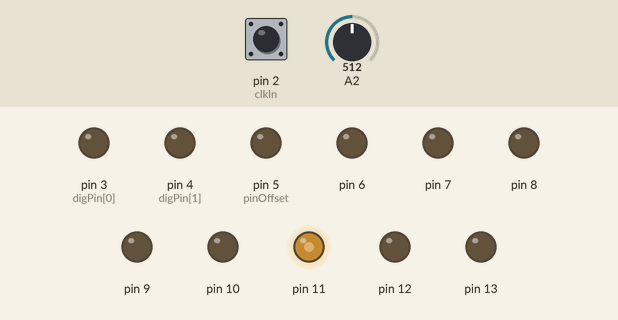
This sketch was run on a simulated Arduino Nano, built with avr-gcc and run on an emulated ATmega328P. Shown: output pins drawn as LEDs (lit = HIGH). The test bench sets the inputs (shaded band); at power-on: A2 = 512, pin 2 (clkIn) HIGH.

Above: at 1.2 s.
1.3 s: A2 set to 716
At 2.0 s:
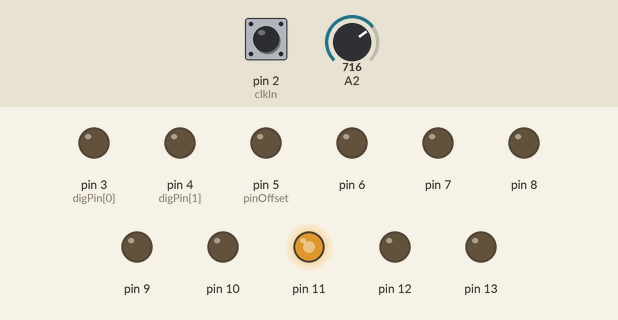
2.8 s: A2 set to 900
At 3.1 s:
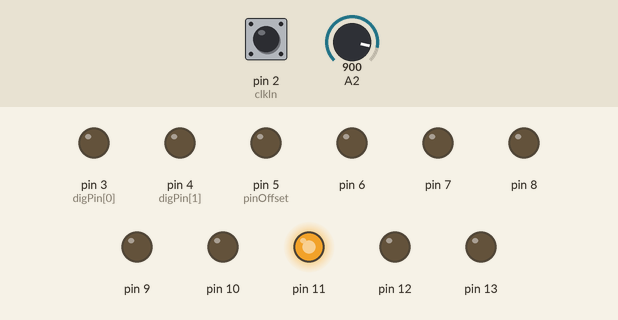
4.3 s: A2 set to 246
At 5.5 s:
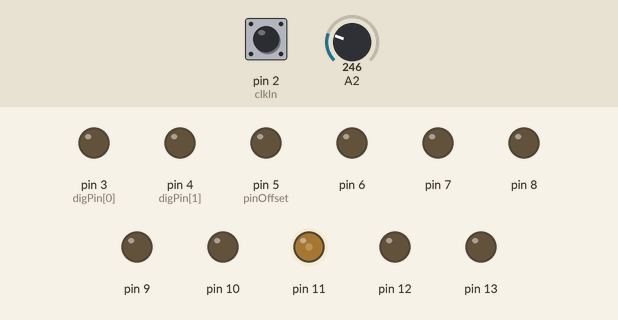
5.8 s: A2 set to 0
At 6.6 s:
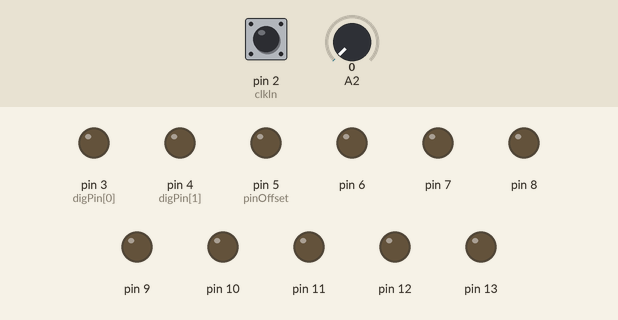
Timing chart, 0 to 8.3 s (numbered marks = the images above; inputs shaded):
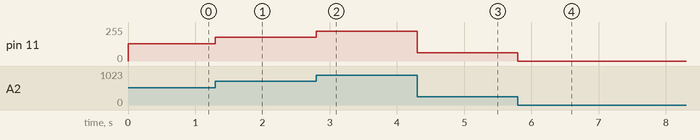

Measured:
- after the input at 1.3 s, pin 11: 128/255 → 179/255 at once
- after the input at 2.8 s, pin 11: 179/255 → 225/255 at once
- after the input at 4.3 s, pin 11: 225/255 → 61/255 at once
- after the input at 5.8 s, pin 11: 61/255 → 0/255 at once

The sketch:

Ardcore_expander_tutorial.ino
```cpp
 /*  ============================================================
  *
  *  Program: ASCTard011 - Expander Tutorial
  *
  *  Description:
  *               Quick tutorial/demos for the snazzyFX ardcore expander.
  *               This makes no sound and does nothing useful but should help explain it a bit
  *               It is STRONGLY recommended to put the outputs into a scope/o'tool so you can see whats going on
  *
  *
  *
  *  Last Update: 19/11/13
  *
  */

  /* ARDCORE SETUP */

//  constants related to the Arduino Nano pin use
const int clkIn = 2;           // the digital (clock) input
const int digPin[2] = {3, 4};  // the digital output pins
const int pinOffset = 5;       // the first DAC pin (from 5-12)
int trigTime = 500;       // 25 ms trigger timing
byte in;
//  variables for interrupt handling of the clock input
volatile int clkState = LOW;

//  variables used to control the current DIO output states
int writeState = LOW;        // start with both set low
unsigned long writeMilli = 0;  // a place to store millis()

int tempval = 0;               // the input value
int oldin[4] = {0,0,0,0}; //to dejitter we need to hold our old input values in an array, values correspond to A2,A3,A4,A5

//IMPORTANT - THESE ARE REQUIRED IF YOU USE THE TIMER2 FUNCTION TO SEND DC TO PIN11
#define cbi(sfr, bit) (_SFR_BYTE(sfr) &= ~_BV(bit))
#define sbi(sfr, bit) (_SFR_BYTE(sfr) |= _BV(bit))

void setup(){

  /* Debug */
 // Serial.begin(9600);

  /*Ardcore Setup */
  // set up the digital (clock) input
  pinMode(clkIn, INPUT);
  pinMode(13, OUTPUT);

    // set up the digital outputs
  for (int i=0; i<2; i++) {
    pinMode(digPin[i], OUTPUT);
    digitalWrite(digPin[i], LOW);
  }


  attachInterrupt(0, isr, CHANGE);


  // set up the 8-bit DAC output pins
  for (int i=0; i<8; i++) {
    pinMode(pinOffset+i, OUTPUT);
    digitalWrite(pinOffset+i, LOW);
  }

  //this is a new routine that you will need to successfully analog write DC to pin11 of the ardcore expander.
  // If you analog write without the prescaling etc.... you'll still get a pulse train but the RC filter is optimized for audio
  //Massive credit to Dan Snazelle for this function!!!!
  Setup_timer2();


}

/*
* Uncomment the lines that correspond to the feature you want to test
*
*/
void loop(){
  /*
  * New analog ins return different values as they accept bipolar inputs.
  * No input returns 522
  * -5v returns 0
  * 5v returns 1023
  *
  * On these inputs the knob attenuate only they DO NOT provide a fixed voltage as per ins a0-a3,
  * thus a4 a5 input will be 522 constantly with no external in
  */
 // newanalogins();


  /*
  * Bits Light Show shows the new trigger/gate outs
  * A0 controls delay between values, start with this about 9 o'clock
  * This outputs a ramp on the dac and lights up the corresponding bits out on the expander
  * This should hopefully tell you that if you use the dac out you cant use the bits out as seperate digital outs
  * So if lots of gate/trigs are needed and also a cv its good to output what would go to the dac on pin 11 (or bitbang pin 13)
  * and then you can uses bits 0-5 and 7 (arduino outs 5-10 and 12) as extra digital outs.
  * You CANNOT use bit6 (arduino out 11) as a digital out as this is the SAME output as pin 11!!!!
  */
  //bitslightshow();


  /*
  * Incerement outs addresses each of the bits of the dac with a port manipulation to set them high directly, as opposed to the above
  * which takes its output from writing an analog value.
  * Using this method we can call each of the outputs individually
  * if you dont want to use port manipulation you could equally do digitalWrite(0-13, HIGH/LOW);
  */
 // incrementouts();

  /*
  * PIN11 OUT
  * Pin11 is an analog out so you can use analogwrite(11, x) to write to it
  * This test takes the value of A2 and echoes it to pin11 out
  * check out the difference between taking this output from 11 and bit6! (10v p-p on 6, 5 on 11)
  */
  pineleven();

  /*
  * Bitbang13
  * This shows you how to bitbang a port out to provide a cv, IMPORTANT you need to put this through a slew to get a smooth value out!!!!
  */
 // bitbang13();
}

void newanalogins(){
   //get the new analog ins and print them if changed
  int a4 = deJitter(analogRead(4), oldin[2]); //value 2 of the old in array is pin 4
  int a5 = deJitter(analogRead(5), oldin[3]); //value 3 of the old in array is pin 5
  if(a4 != oldin[2]){ //if the new input does not equal the old one print the output
  Serial.print("a4: ");
  Serial.println(a4);
  oldin[2] = a4; //set our old value as it has changed
  }
  if(a5 != oldin[3]){//if the new input does not equal the old one print the output
  Serial.print("a5: ");
  Serial.println(a5);
  oldin[3] = a5; //set our old value as it has changed
  }


}

/*this shows what happens to the digital outs when you just send a value to the DAC, you can see how the bits correspond to outputs going high */
void bitslightshow(){
  for(int i = 0; i< 256; i++){
   dacOutput(i);
   delay(analogRead(2));
  }
}

//see the port manipulation tutorial for how this works
void incrementouts(){
  for(int i = 0; i<10;i++){
  (i < 5) ? PORTD |= (1<< i+3) : PORTB |= (1<<i-5); //write the output high
  delay(30);
    }

  for(int i = 0; i<10;i++){
  (i < 5) ? PORTD &= ~(1<< i+3) : PORTB &= ~(1<<i-5); //write output low
  delay(30);
  }

}

/*this echos the input at a2 on pin11 */
void pineleven(){
  int a2 = deJitter(analogRead(2), oldin[0]); //value 0 of the old in array is pin 2
  analogWrite(11, a2/4);
}

//this is basically how to bitbang a port out. If you connect output 13 to a slew limiter or lpf you'll see a steady cv value out that echos a[2] in
//obviously because of the delays used this will mess up your timing. To use this in a patch think about using something like Timed Actions http://playground.arduino.cc/Code/TimedAction to turn the pins on and off
void bitbang13(){
 int freq =  deJitter(analogRead(2), oldin[0]);
 freq = freq+1; //no 0 here or its on all the time
 digitalWrite(13, HIGH);
 delayMicroseconds(freq); // Approximately 10% duty cycle @ 1KHz
 digitalWrite(13, LOW);
 delayMicroseconds(1025 - freq);

}


//this dejitter only has a value of 2 so we get the most results returned for testing, standard patches have this around 8
int deJitter(int v, int test)
{
  if (abs(v - test) > 2) {
    return v;
  }
  return test;
}

//  dacOutput(byte) - deal with the DAC output
//  -----------------------------------------
void dacOutput(byte v)
{
  //Serial.println("CALLED");
  PORTB = (PORTB & B11100000) | (v >> 3);
  PORTD = (PORTD & B00011111) | ((v & B00000111) << 5);
}

void isr()
{
  clkState = !clkState;
}

//******************************************************************
// timer2 setup
// set prscaler to 1, PWM mode to phase correct PWM,  16000000/510 = 31372.55 Hz clock
void Setup_timer2() {

// Timer2 Clock Prescaler to : 1
  sbi (TCCR2B, CS20);
  cbi (TCCR2B, CS21);
  cbi (TCCR2B, CS22);

  // Timer2 PWM Mode set to Phase Correct PWM
  cbi (TCCR2A, COM2A0);  // clear Compare Match
  sbi (TCCR2A, COM2A1);

  sbi (TCCR2A, WGM20);  // Mode 1  / Phase Correct PWM
  cbi (TCCR2A, WGM21);
  cbi (TCCR2B, WGM22);
}
```
